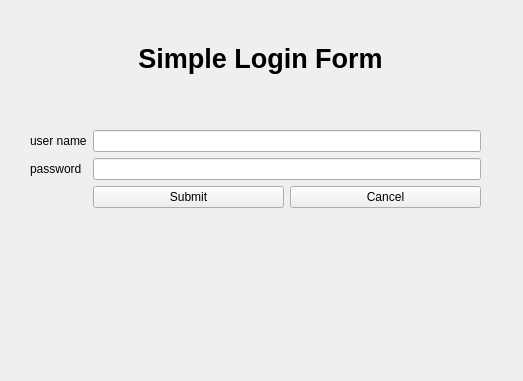
<?xml version="1.0" encoding="UTF-8"?>
<ui version="4.0">
 <class>Form</class>
 <widget class="QWidget" name="Form">
  <property name="geometry">
   <rect>
    <x>0</x>
    <y>0</y>
    <width>523</width>
    <height>381</height>
   </rect>
  </property>
  <property name="windowTitle">
   <string>Form</string>
  </property>
  <widget class="QLabel" name="label">
   <property name="geometry">
    <rect>
     <x>0</x>
     <y>30</y>
     <width>521</width>
     <height>57</height>
    </rect>
   </property>
   <property name="font">
    <font>
     <pointsize>20</pointsize>
     <weight>75</weight>
     <bold>true</bold>
    </font>
   </property>
   <property name="text">
    <string>Simple Login Form</string>
   </property>
   <property name="alignment">
    <set>Qt::AlignCenter</set>
   </property>
  </widget>
  <widget class="QWidget" name="formLayoutWidget">
   <property name="geometry">
    <rect>
     <x>30</x>
     <y>130</y>
     <width>451</width>
     <height>211</height>
    </rect>
   </property>
   <layout class="QFormLayout" name="formLayout">
    <item row="0" column="0">
     <widget class="QLabel" name="label_2">
      <property name="text">
       <string>user name</string>
      </property>
     </widget>
    </item>
    <item row="0" column="1">
     <widget class="QLineEdit" name="leUserName"/>
    </item>
    <item row="1" column="0">
     <widget class="QLabel" name="label_3">
      <property name="text">
       <string>password</string>
      </property>
     </widget>
    </item>
    <item row="1" column="1">
     <widget class="QLineEdit" name="lePass">
      <property name="echoMode">
       <enum>QLineEdit::Password</enum>
      </property>
     </widget>
    </item>
    <item row="2" column="1">
     <layout class="QHBoxLayout" name="horizontalLayout">
      <item>
       <widget class="QPushButton" name="btnSubmit">
        <property name="text">
         <string>Submit</string>
        </property>
       </widget>
      </item>
      <item>
       <widget class="QPushButton" name="btnCancel">
        <property name="text">
         <string>Cancel</string>
        </property>
       </widget>
      </item>
     </layout>
    </item>
   </layout>
  </widget>
 </widget>
 <resources/>
 <connections/>
</ui>
